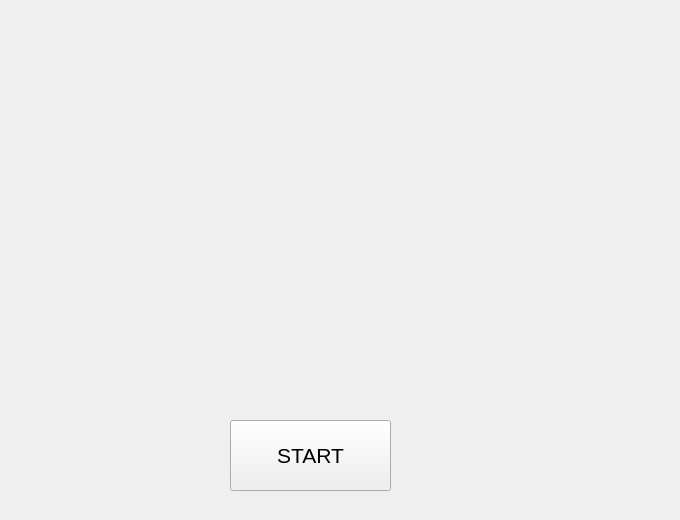
<?xml version="1.0" encoding="UTF-8"?>
<ui version="4.0">
 <class>Form</class>
 <widget class="QWidget" name="Form">
  <property name="geometry">
   <rect>
    <x>0</x>
    <y>0</y>
    <width>680</width>
    <height>520</height>
   </rect>
  </property>
  <property name="windowTitle">
   <string>Form</string>
  </property>
  <widget class="QPushButton" name="pushButton">
   <property name="geometry">
    <rect>
     <x>230</x>
     <y>420</y>
     <width>161</width>
     <height>71</height>
    </rect>
   </property>
   <property name="font">
    <font>
     <pointsize>16</pointsize>
    </font>
   </property>
   <property name="text">
    <string>START</string>
   </property>
  </widget>
 </widget>
 <resources/>
 <connections/>
</ui>
